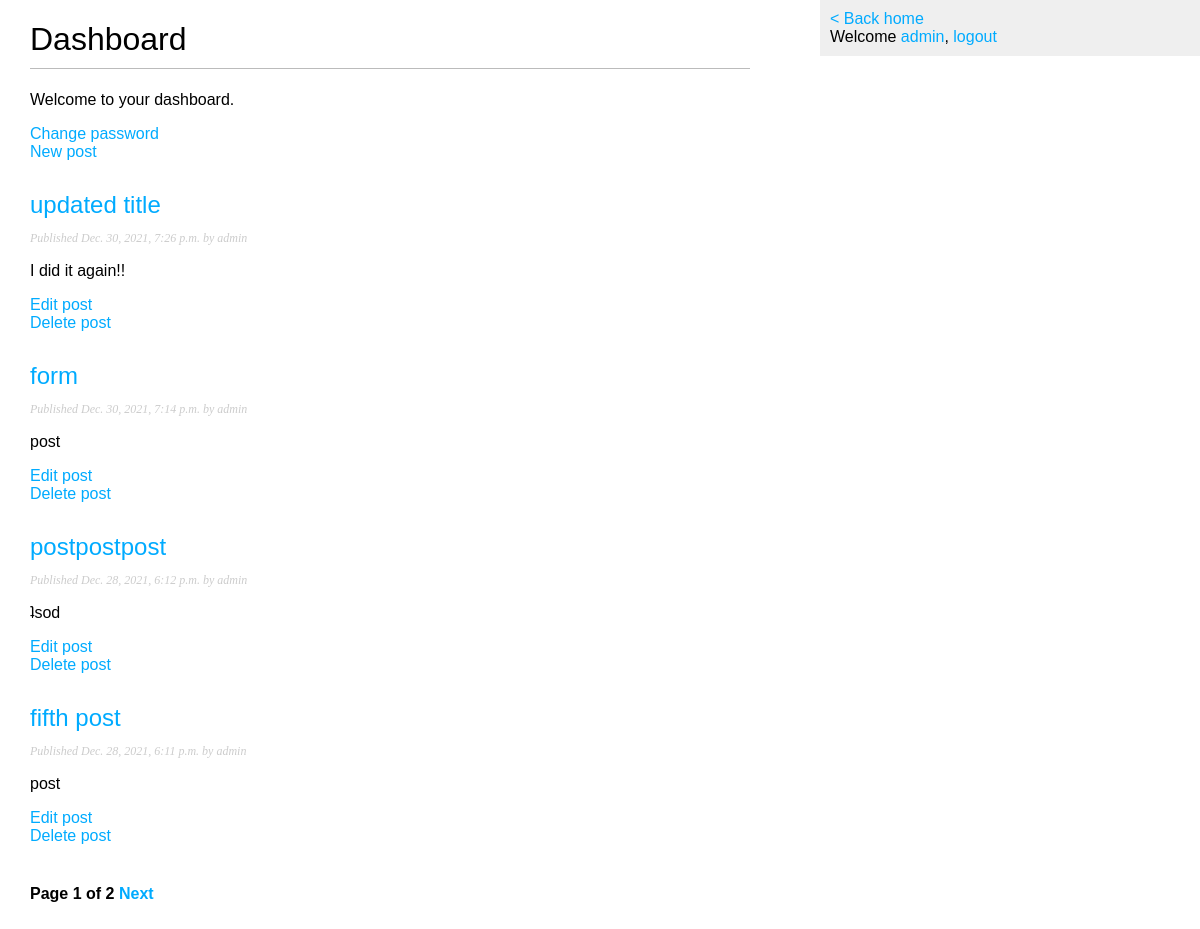
Before: /dashboard/ (signed in) with the older database file.
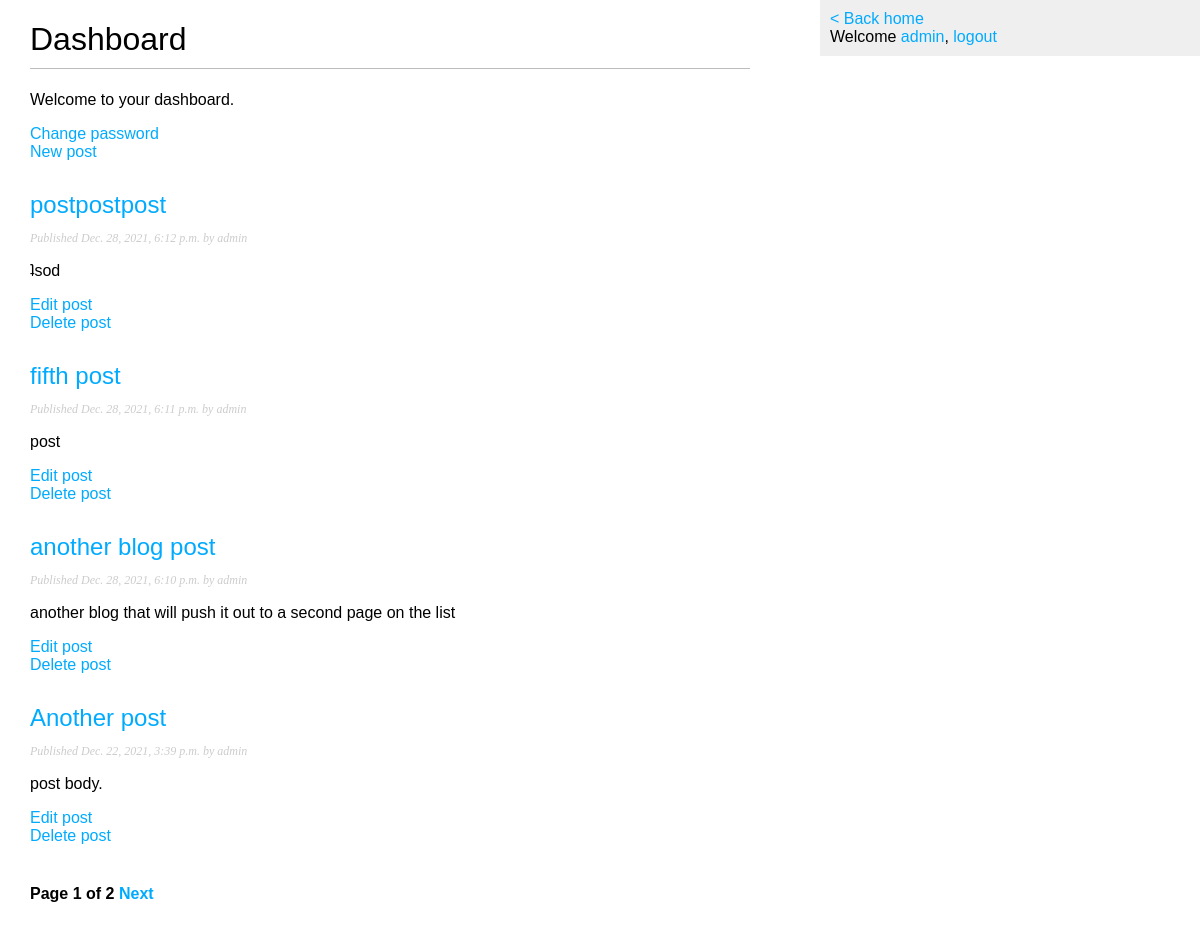
After: the same page with the newer database file.
### blog/models.py (models this page shows, shortened)
class Post(models.Model):
    STATUS_CHOICES = (
        ("draft", "Draft"),
        ("published", "Published"),
    )
    title = models.CharField(max_length=250)
    slug = models.SlugField(max_length=250, unique_for_date="publish")
    author = models.ForeignKey(User,
        on_delete=models.CASCADE,
        related_name="blog_posts")
    body = models.TextField()
    publish = models.DateTimeField(default=timezone.now)
    created = models.DateTimeField(auto_now_add=True)
    updated = models.DateTimeField(auto_now_add=True)
    status = models.CharField(max_length=10, choices=STATUS_CHOICES, default="draft")
    objects = models.Manager()
    published = PublishedManager()
    class Meta:
        ordering = ("-publish",)
    def get_absolute_url(self):
        return reverse("blog:post_detail",
                       args=[self.publish.year,
                             self.publish.month,
                             self.publish.day,
                             self.slug])
    def get_edit_url(self):
        return reverse("blog:edit_post",
                       args=[self.publish.year,
                             self.publish.month,
                             self.publish.day,
                             self.slug])
    def get_delete_url(self):
        return reverse("blog:delete_post",
                       args=[self.publish.year,
                             self.publish.month,
                             self.publish.day,
                             self.slug])

### blog/views.py (the view)
# urls.py: path("dashboard/", views.dashboard, name="dashboard"),
@login_required
def dashboard(request):
    object_list = Post.published.filter(author=request.user)
    paginator = Paginator(object_list, 4) # 4 posts in each page
    page = request.GET.get('page')
    try:
        posts = paginator.page(page)
    except PageNotAnInteger:
        posts = paginator.page(1)
    except EmptyPage:
        posts = paginator.page(paginator.num_pages)
    return render(request,
                "blog/dashboard.html",
                {"page": page,
                "posts": posts})

### blog/models.py (called while the page is built)
    def get_queryset(self):
        return super(PublishedManager,
                self).get_queryset()\
                    .filter(status='published')

### blog/templates/blog/dashboard.html (shortened to what this page needs)
{% extends "blog/base.html" %}
{% block content %}
    <h1>Dashboard</h1>
    <p>Welcome to your dashboard.</p>
    <a href="{% url 'blog:password_change' %}">Change password</a>
    <br>
    <a class="button create" href="{% url 'blog:add_post' %}">New post</a>
    {% for post in posts %}
        <h2>
            <a href="{{post.get_absolute_url}}">
                {{ post.title }}
            </a>
        </h2>
        <p class="date">
            Published {{ post.publish }} by {{ post.author }}
        </p>
        {{ post.body|truncatewords:30|linebreaks}}
        <a class="button edit" href="{{post.get_edit_url}}">Edit post</a><br>
        <a class="button delete" href="{{post.get_delete_url}}">Delete post</a>
    {% endfor %}
    {% include "pagination.html" with page=posts %}
{% endblock %}

Changed rows visible on the page:
removed Post: title "updated title", publish "Dec. 30, 2021, 7:26 p.m.", author "admin", body "I did it again!!"
removed Post: title "form", publish "Dec. 30, 2021, 7:14 p.m.", author "admin", body "post"
now on this page (row unchanged): Post: title "another blog post", publish "Dec. 28, 2021, 6:10 p.m.", author "admin", body "another blog that will push it out to a second page on the list"
now on this page (row unchanged): Post: title "Another post", publish "Dec. 22, 2021, 3:39 p.m.", author "admin", body "post body."
